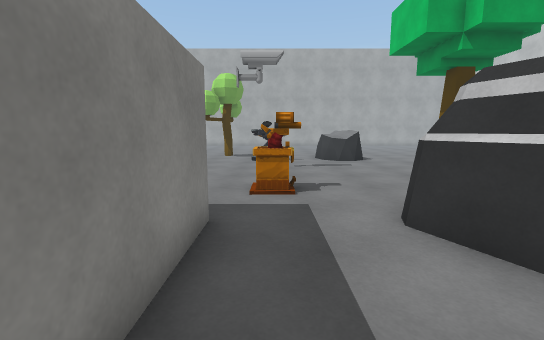
View 1 (above)

21 first-person views from a walk through a Unity game level. The camera is 1.5 m above the floor, tilts 8° down and sees 90° across. The floor is counted in squares, 1 m on a side. Each view is taken from the middle of a square. On the plan, view 1 faces up. The plan holds only what a view shows up to about 14 squares ahead; the rest is blank. The place goes on beyond the plan. Some animated figures are not drawn. Some surface patterns are stand-ins.

View 2
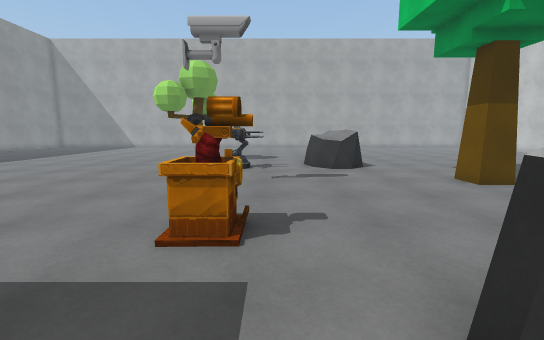

View 3
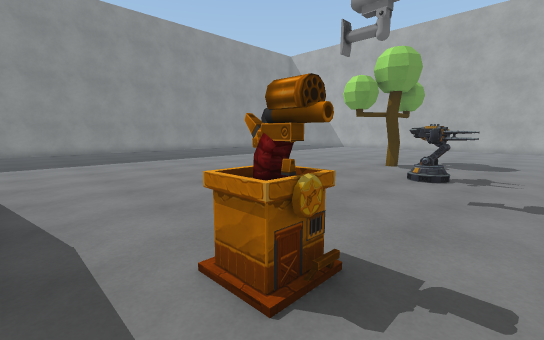

View 4
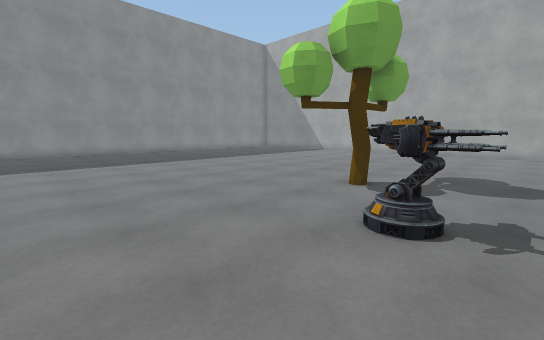

View 5
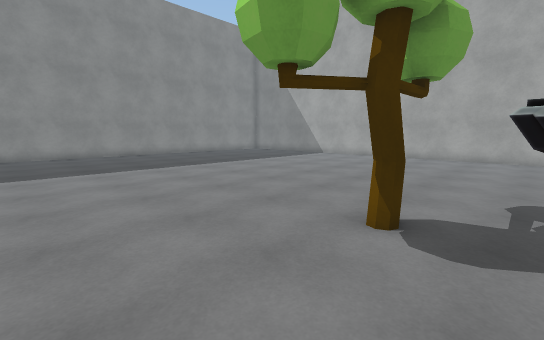

View 6
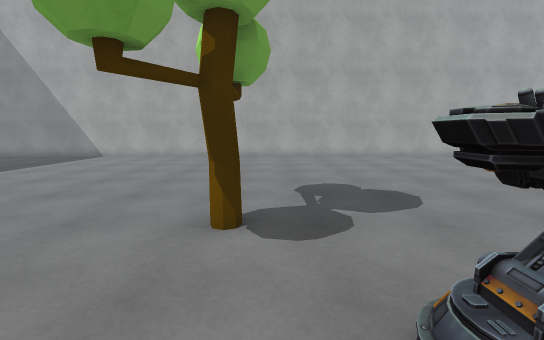

View 7
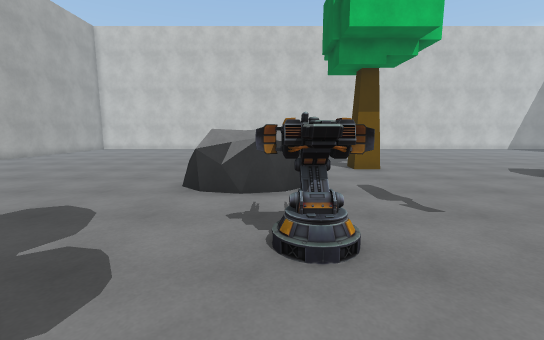

View 8
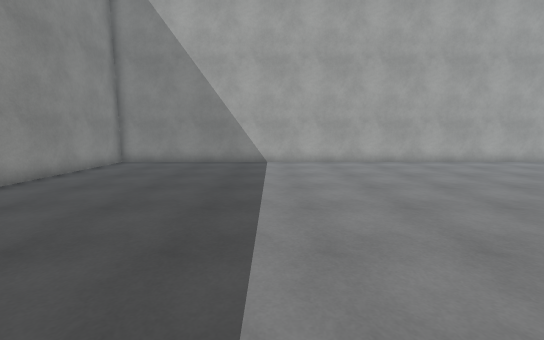

View 9
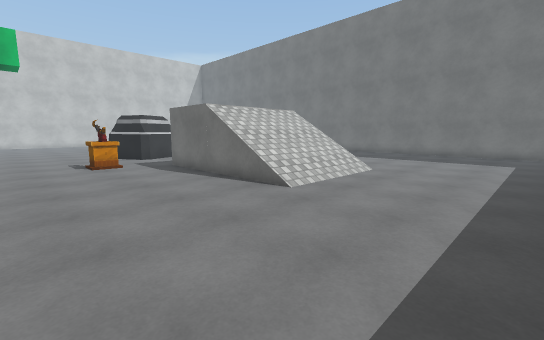

View 10
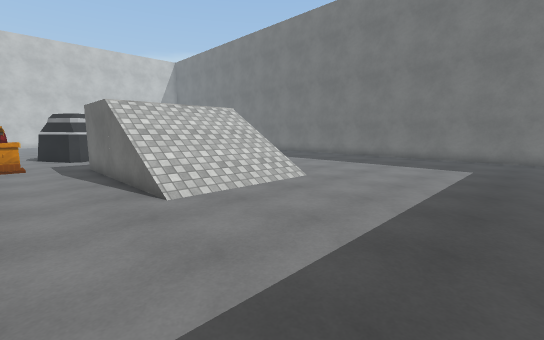

View 11
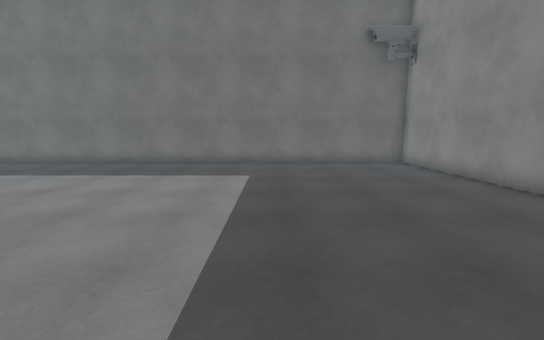

View 12
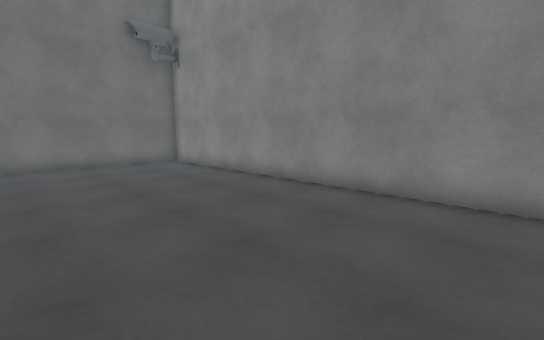

View 13
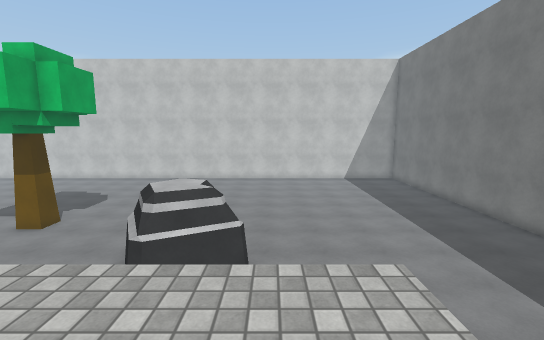

View 14
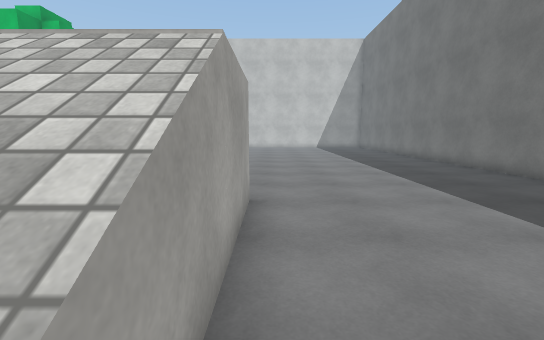

View 15
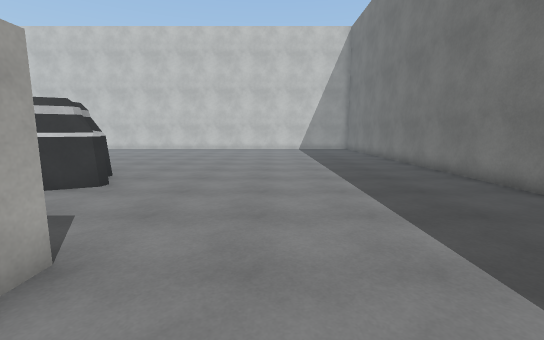

View 16
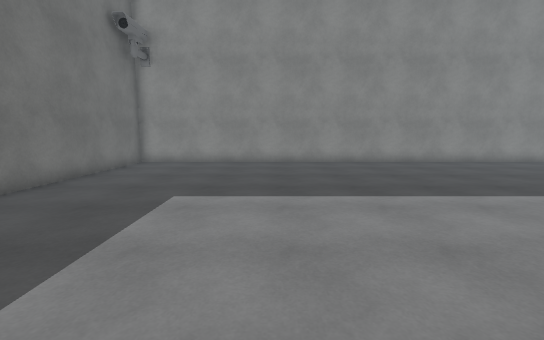

View 17
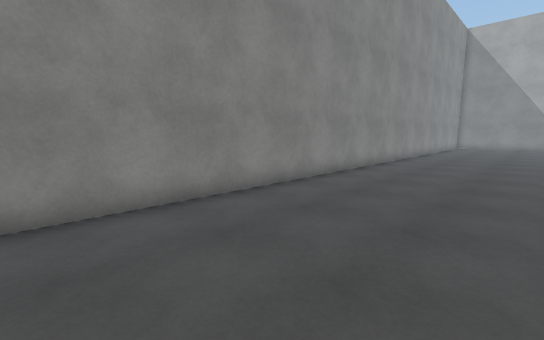

View 18
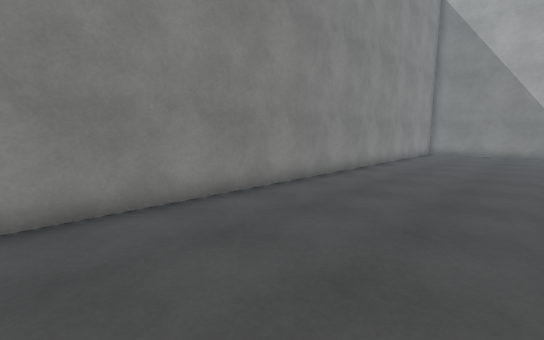

View 19
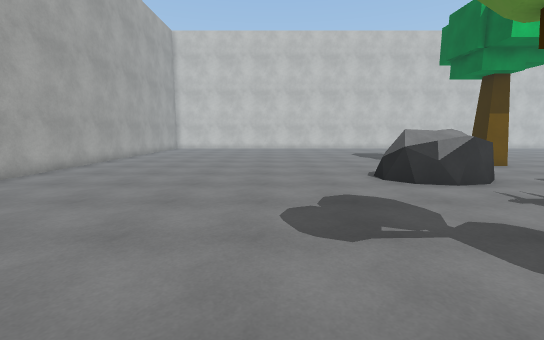

View 20
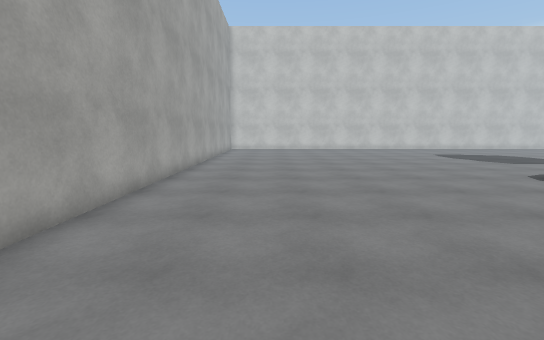

View 21
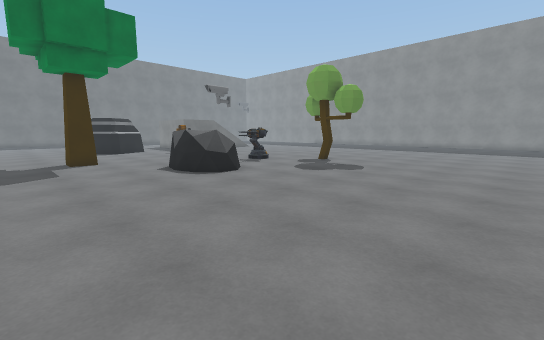

### Floor plan
Key: @ floor where view 1 was taken; # wall or solid block; . main floor; : floor 2.5 m higher than the main floor; / step, stairs or slope; v drop or lower ground; O other object.
Columns run from 20 left of view 1 to 10 right of it. Each row starts with its distance up from view 1.
 30 ###############################
 29 #..............................
 28 #..............................
 27 #..............................
 26 #..............................
 25 #..............................
 24 #..............................
 23 #..............................
 22 #..............................
 21 #..............................
 20 #..............................
 19 #..............................
 18 #................O.............
 17 #................O.....OOO.....
 16 #......................OOO.....
 15 #..................OO..OOO.....
 14 #..................OO..OO......
 13 #..............................
 12 #..........................OO..
 11 #..........................O#..
 10 #..............................
  9 #..............................
  8 #..............................
  7 #...................OO.........
  6 #........................ .....
  5 #......................OO  ....
  4 #...........///// :v..OOOO ....
  3 #...........///// :v...OOO ....
  2 #...........///// :v...OO......
  1 #...........///// :v...........
  0 #...........///// :#@..........
 -1 #............. ................
 -2 #............. ................
 -3 #..............................
 -4 #..............................
 -5 #..............................
 -6 #..............................
 -7 #..............................
 -8 #..............................
 -9 #..............................
-10 ###############################

Where each view was taken, in squares from view 1:
view 1: 0 up, 0 right, facing up
view 2: 3 up, 1 right, facing up
view 3: 5 up, 2 right, facing up-left
view 4: 10 up, 1 right, facing up-left
view 5: 13 up, 1 left, facing up-left
view 6: 13 up, 2 left, facing up
view 7: 15 up, 4 left, facing right
view 8: 16 up, 12 left, facing up
view 9: 10 up, 13 left, facing down-right
view 10: 7 up, 14 left, facing down-right
view 11: 4 up, 13 left, facing down
view 12: 4 up, 13 left, facing down-left
view 13: 1 up, 4 left, facing right
view 14: 1 down, 7 left, facing right
view 15: 3 down, 4 left, facing right
view 16: 3 down, 6 left, facing left
view 17: 1 up, 14 left, facing up-left
view 18: 9 up, 14 left, facing up-left
view 19: 21 up, 5 left, facing right
view 20: 26 up, 4 left, facing right
view 21: 26 up, 10 right, facing down-left
